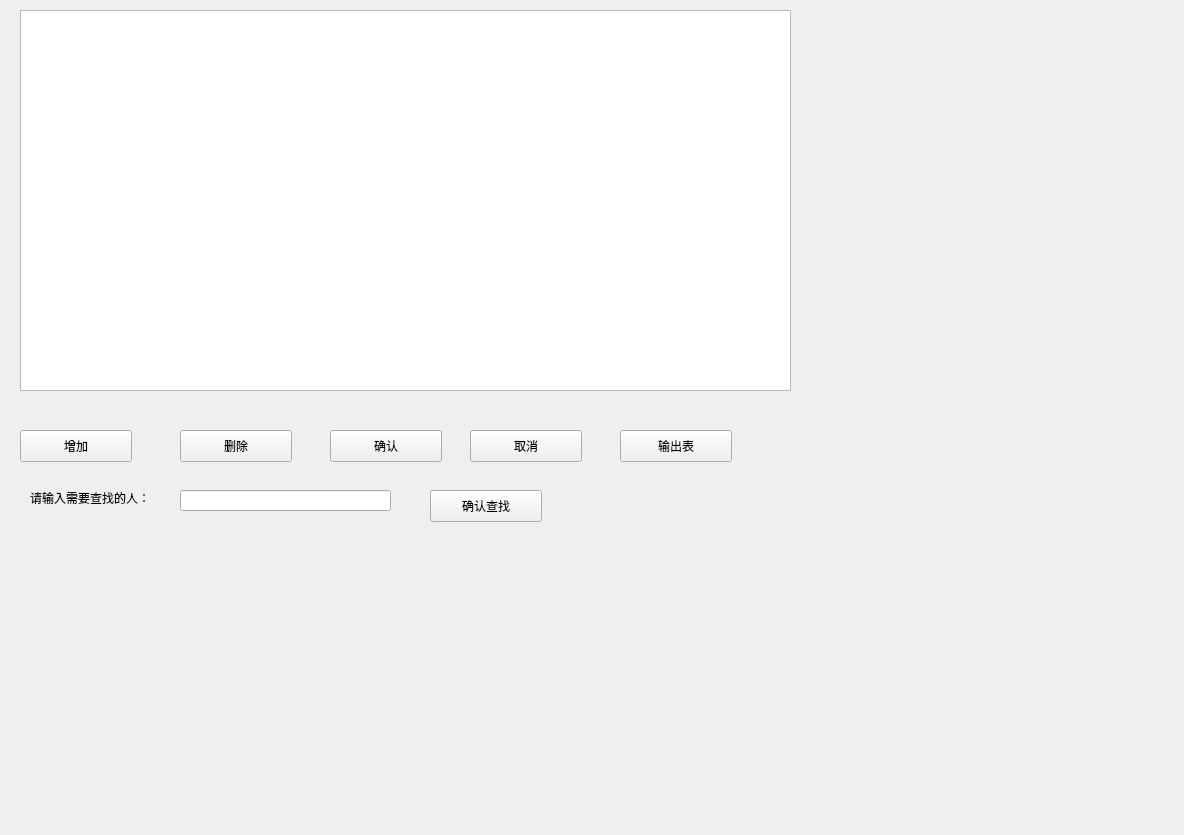
<?xml version="1.0" encoding="UTF-8"?>
<ui version="4.0">
 <class>Widget</class>
 <widget class="QWidget" name="Widget">
  <property name="geometry">
   <rect>
    <x>0</x>
    <y>0</y>
    <width>1184</width>
    <height>835</height>
   </rect>
  </property>
  <property name="windowTitle">
   <string>Widget</string>
  </property>
  <widget class="QPushButton" name="addBtn">
   <property name="geometry">
    <rect>
     <x>20</x>
     <y>430</y>
     <width>112</width>
     <height>32</height>
    </rect>
   </property>
   <property name="text">
    <string>增加</string>
   </property>
  </widget>
  <widget class="QPushButton" name="deleteBtn">
   <property name="geometry">
    <rect>
     <x>180</x>
     <y>430</y>
     <width>112</width>
     <height>32</height>
    </rect>
   </property>
   <property name="text">
    <string>删除</string>
   </property>
  </widget>
  <widget class="QPushButton" name="confirmBtn">
   <property name="geometry">
    <rect>
     <x>330</x>
     <y>430</y>
     <width>112</width>
     <height>32</height>
    </rect>
   </property>
   <property name="text">
    <string>确认</string>
   </property>
  </widget>
  <widget class="QPushButton" name="cancelBtn">
   <property name="geometry">
    <rect>
     <x>470</x>
     <y>430</y>
     <width>112</width>
     <height>32</height>
    </rect>
   </property>
   <property name="text">
    <string>取消</string>
   </property>
  </widget>
  <widget class="QTableView" name="tableView">
   <property name="geometry">
    <rect>
     <x>20</x>
     <y>10</y>
     <width>771</width>
     <height>381</height>
    </rect>
   </property>
  </widget>
  <widget class="QLineEdit" name="lineEdit">
   <property name="geometry">
    <rect>
     <x>180</x>
     <y>490</y>
     <width>211</width>
     <height>21</height>
    </rect>
   </property>
  </widget>
  <widget class="QLabel" name="label">
   <property name="geometry">
    <rect>
     <x>30</x>
     <y>490</y>
     <width>131</width>
     <height>16</height>
    </rect>
   </property>
   <property name="text">
    <string>请输入需要查找的人：</string>
   </property>
  </widget>
  <widget class="QPushButton" name="searchBtn">
   <property name="geometry">
    <rect>
     <x>430</x>
     <y>490</y>
     <width>112</width>
     <height>32</height>
    </rect>
   </property>
   <property name="text">
    <string>确认查找</string>
   </property>
  </widget>
  <widget class="QPushButton" name="printBtn">
   <property name="geometry">
    <rect>
     <x>620</x>
     <y>430</y>
     <width>112</width>
     <height>32</height>
    </rect>
   </property>
   <property name="text">
    <string>输出表</string>
   </property>
  </widget>
 </widget>
 <resources/>
 <connections/>
</ui>
